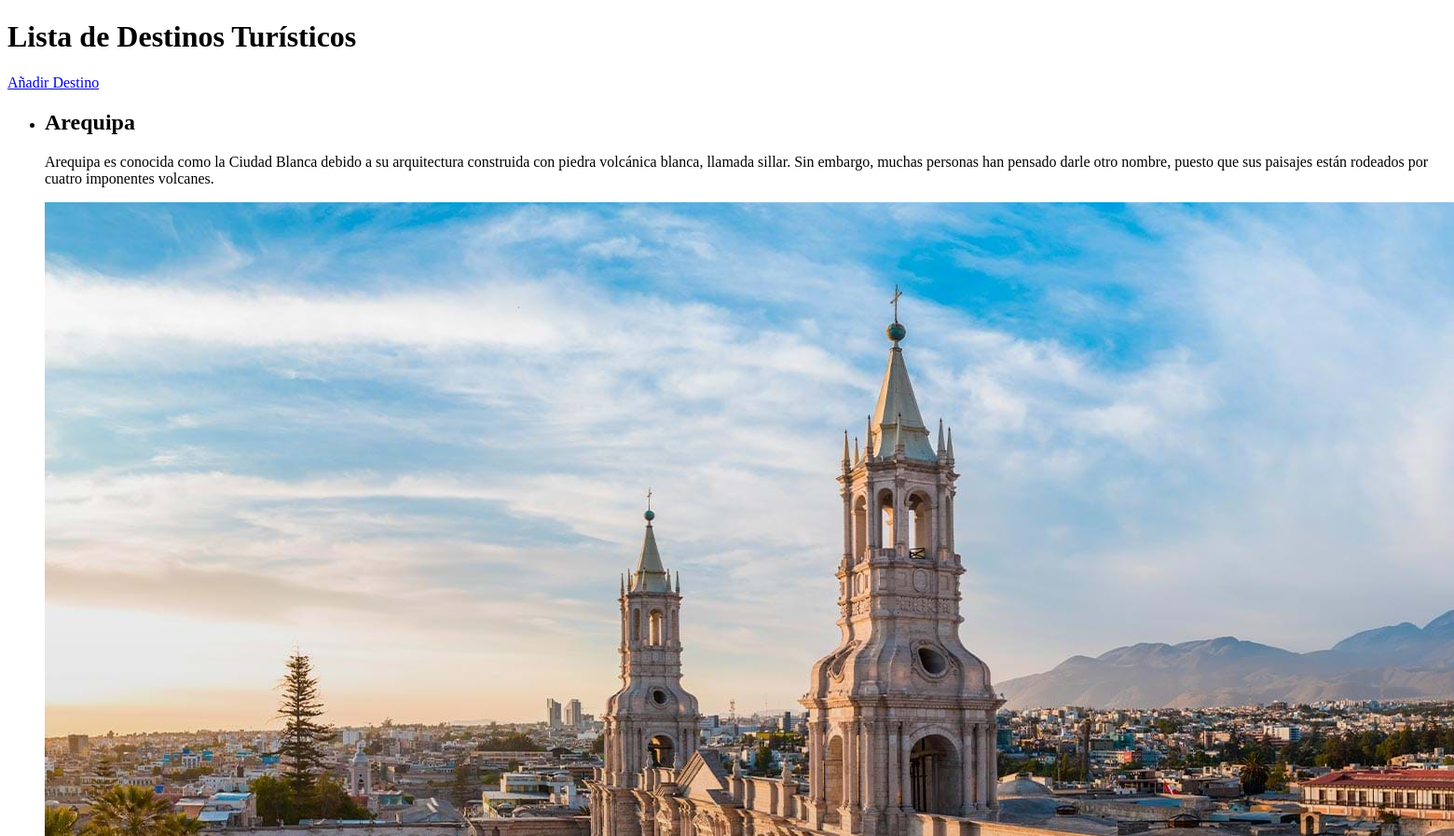
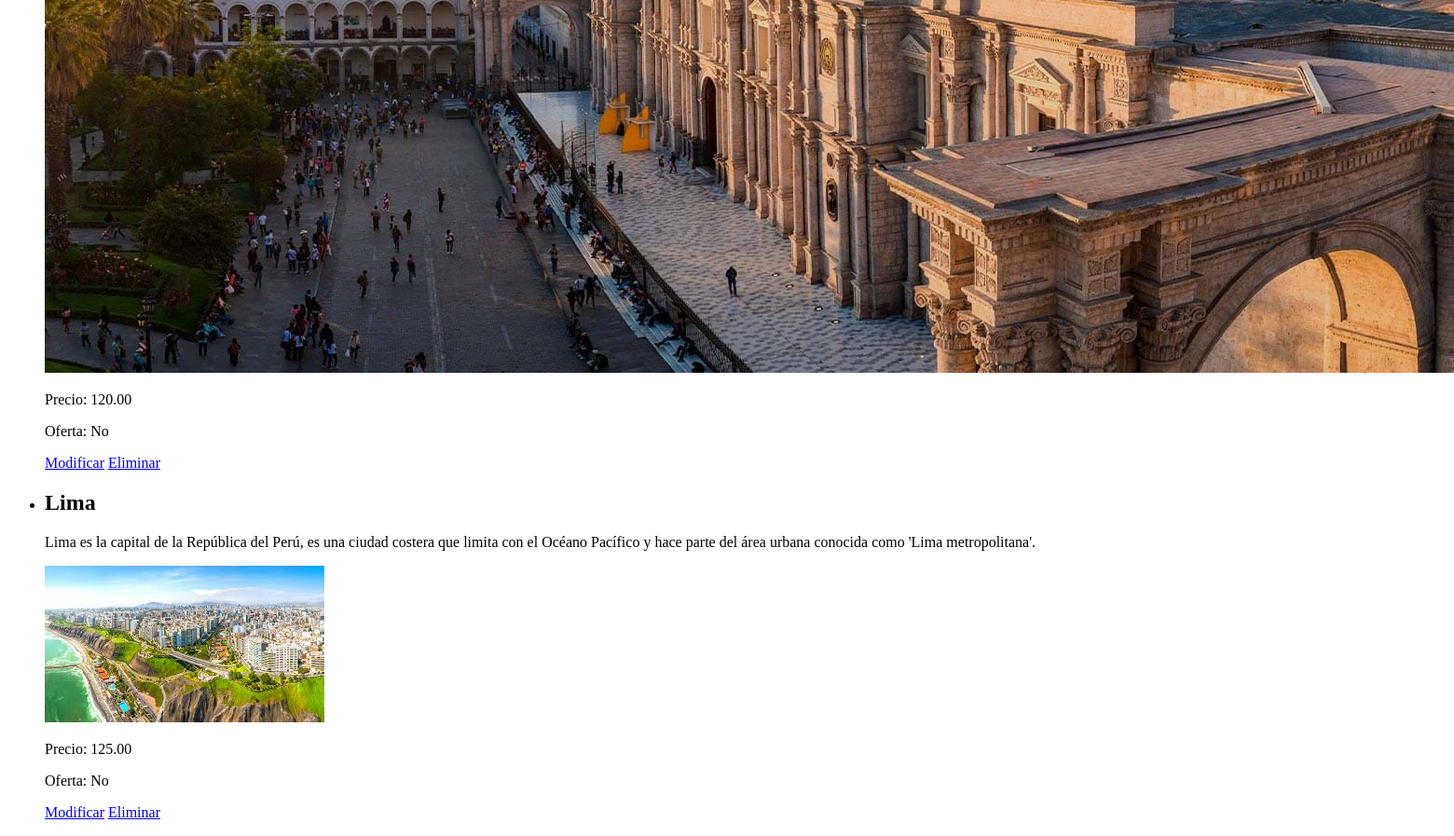
The page / on the database its author committed (2 pictures, top to bottom).
### destinos/models.py (models this page shows)
class DestinosTuristicos(models.Model):
    nombreCiudad = models.CharField(max_length=100)
    descripcionCiudad = models.TextField()
    imagenCiudad = models.ImageField(upload_to='imagenes/')
    precioTour = models.DecimalField(max_digits=10, decimal_places=2)
    ofertaTour = models.BooleanField(default=False)
    def __str__(self):
        return self.nombreCiudad

### destinos/views.py (the view)
# urls.py: path('', views.listar_destinos, name='listar_destinos'),
def listar_destinos(request):
    destinos = DestinosTuristicos.objects.all()
    print(destinos)  # Debug temporal
    return render(request, 'destinos/listar_destinos.html', {'destinos': destinos})

### destinos/templates/destinos/listar_destinos.html (shortened to what this page needs)
{% load static %}
<!DOCTYPE html>
<html>
<head>
    <link rel="stylesheet" href="{% static 'destinos/css/styles.css' %}">
</head>
<body>
    <h1>Lista de Destinos Turísticos</h1>
    <a href="{% url 'añadir_destino' %}">Añadir Destino</a>
    <ul>
        {% for destino in destinos %}
        <li>
            <h2>{{ destino.nombreCiudad }}</h2>
            <p>{{ destino.descripcionCiudad }}</p>
            <img src="{{ destino.imagenCiudad.url }}" alt="{{ destino.nombreCiudad }}">
            <p>Precio: {{ destino.precioTour }}</p>
            <p>Oferta: {{ destino.ofertaTour|yesno:"Sí,No" }}</p>
            <a href="{% url 'modificar_destino' destino.id %}">Modificar</a>
            <a href="{% url 'eliminar_destino' destino.id %}">Eliminar</a>
        </li>
        {% endfor %}
    </ul>
</body>
</html>

### rows shown on the page
DestinosTuristicos: nombreCiudad "Arequipa", descripcionCiudad "Arequipa es conocida como la Ciudad Blanca debido a su arquitectura construida con piedra volcánica blanca, llamada sillar. Sin embargo, muchas personas han pensado darle otro nombre, puesto que sus paisajes están rodeados por cuatro imponentes volcanes.", imagenCiudad (picture), precioTour "120.00", ofertaTour "No"
DestinosTuristicos: nombreCiudad "Lima", descripcionCiudad "Lima es la capital de la República del Perú, es una ciudad costera que limita con el Océano Pacífico y hace parte del área urbana conocida como 'Lima metropolitana'.", imagenCiudad (picture), precioTour "125.00", ofertaTour "No"
